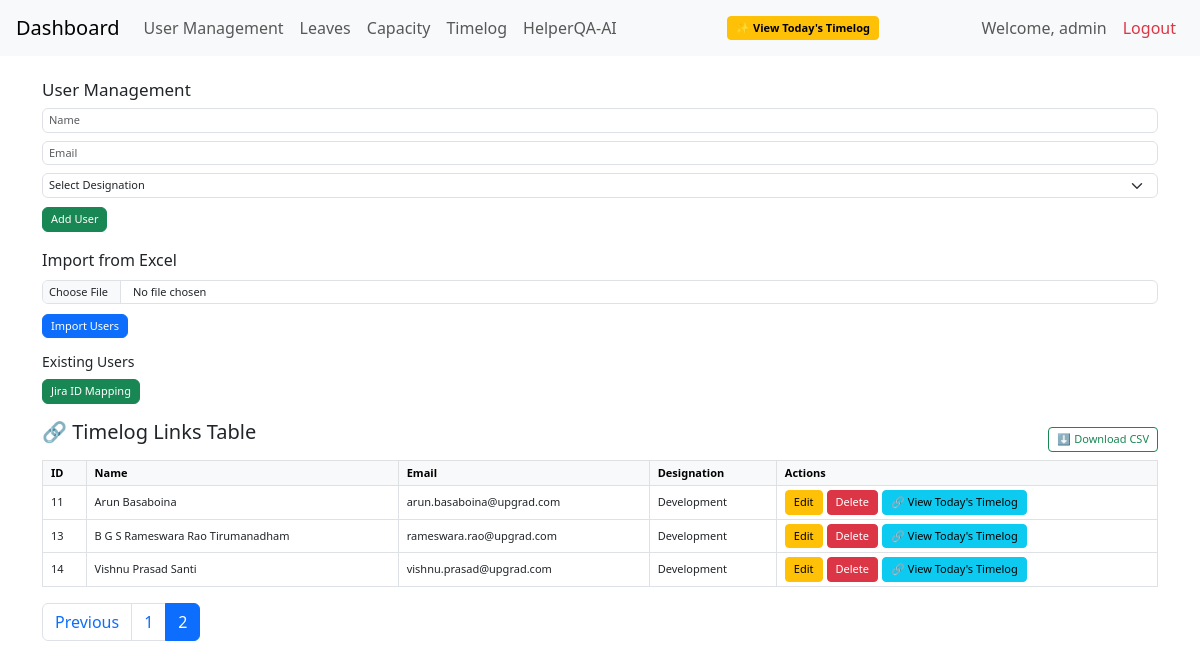
Page /users?page=2 (signed in) on the earlier database version.
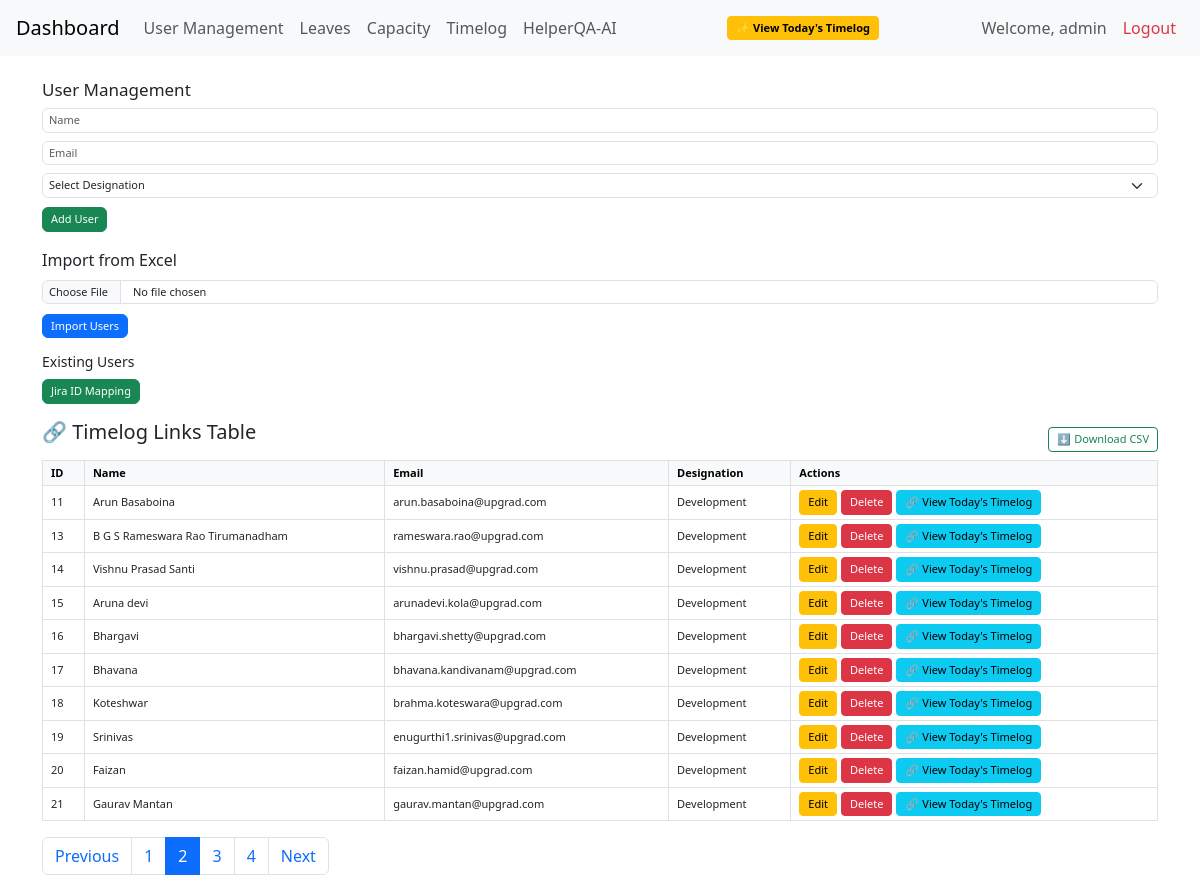
Same page on the later database version.
### app.py (models this page shows)
class User(db.Model):
    id = db.Column(db.Integer, primary_key=True)
    name = db.Column(db.String(100))
    email = db.Column(db.String(100))
    designation = db.Column(db.String(100))
    jira_account_id = db.Column(db.String(100))
    role = db.Column(db.String(50), default='Team Member')

### app.py (the view, shortened to what this page needs)
@app.route('/users', methods=['GET', 'POST'])
def users():
    page = int(request.args.get('page', 1))
    per_page = 10
    pagination = User.query.paginate(page=page, per_page=per_page)
    return render_template('users.html', users=pagination.items, pagination=pagination)

### app.py (called while the page is built)
@app.before_request
def require_login():
    if 'logged_in' not in session and request.endpoint not in ['login', 'static','HelperQA_AI','generate_testcases','timelog_today']:
        return redirect('/login')

### templates/users.html (shortened to what this page needs)
{% extends 'base.html' %}
{% block content %}
<h2>User Management</h2>
<form method="POST" class="mb-3">
  <input type="text" name="name" placeholder="Name" class="form-control mb-2" required>
  <input type="email" name="email" placeholder="Email" class="form-control mb-2" required>
  <select name="designation" class="form-select mb-2" required>
    <option value="">Select Designation</option>
  </select>
  <button type="submit" class="btn btn-success">Add User</button>
</form>
<form method="POST" action="/import-users" enctype="multipart/form-data" class="mb-3">
  <label for="excel_file" class="form-label">Import from Excel</label>
  <input type="file" name="excel_file" accept=".xlsx" class="form-control mb-2" required>
  <button type="submit" class="btn btn-primary">Import Users</button>
</form>
<h4>Existing Users</h4>
<a href="/update-jira-id" class="btn btn-success mb-3">Jira ID Mapping</a>
<div class="d-flex justify-content-between align-items-center">
  <h5 class="mb-3">🔗 Timelog Links Table</h5>
  <a href="{{ url_for('export_timelog_links') }}" class="btn btn-outline-success btn-sm">⬇️ Download CSV</a>
</div>
<table class="table table-bordered align-middle">
  <thead class="table-light">
    <tr>
      <th>ID</th>
      <th>Name</th>
      <th>Email</th>
      <th>Designation</th>
      <th>Actions</th>
    </tr>
  </thead>
  <tbody>
    {% for user in users %}
    <tr>
      <td>{{ user.id }}</td>
      <td>{{ user.name }}</td>
      <td>{{ user.email }}</td>
      <td>{{ user.designation }}</td>
      <td>
        <div class="d-flex flex-wrap gap-1">
          <a href="/users/edit/{{ user.id }}" class="btn btn-warning btn-sm">Edit</a>
          <a href="/users/delete/{{ user.id }}" class="btn btn-danger btn-sm" onclick="return confirm('Are you sure you want to delete {{ user.name }}?')">Delete</a>
          <a href="{{ url_for('timelog_today', user_email=user.email) }}" target="_blank" class="btn btn-info btn-sm">🔗 View Today's Timelog</a>
        </div>
      </td>
    </tr>
    {% endfor %}
  </tbody>
</table>
{% if pagination %}
<nav>
  <ul class="pagination">
    {% if pagination.has_prev %}
    <li class="page-item"><a class="page-link" href="{{ url_for('users', page=pagination.prev_num) }}">Previous</a></li>
    {% endif %}
    {% for p in pagination.iter_pages() %}
      {% if p %}
        <li class="page-item {% if p == pagination.page %}active{% endif %}">
          <a class="page-link" href="{{ url_for('users', page=p) }}">{{ p }}</a>
        </li>
      {% endif %}
    {% endfor %}
    {% if pagination.has_next %}
    <li class="page-item"><a class="page-link" href="{{ url_for('users', page=pagination.next_num) }}">Next</a></li>
    {% endif %}
  </ul>
</nav>
{% endif %}
{% endblock %}

### templates/base.html (shortened to what this page needs)
<!DOCTYPE html>
<html lang="en">
<head>
  <link href="https://cdn.jsdelivr.net/npm/bootstrap@5.3.0/dist/css/bootstrap.min.css" rel="stylesheet" />
  <link href="https://cdn.jsdelivr.net/npm/bootstrap-icons@1.10.5/font/bootstrap-icons.css" rel="stylesheet">
  <link rel="stylesheet" href="https://cdn.jsdelivr.net/npm/bootstrap-select@1.14.0-beta3/dist/css/bootstrap-select.min.css" />
  <link rel="stylesheet" href="https://cdnjs.cloudflare.com/ajax/libs/github-markdown-css/5.2.0/github-markdown-light.min.css" />
  <link rel="stylesheet" href="https://cdnjs.cloudflare.com/ajax/libs/github-markdown-css/5.2.0/github-markdown-light.min.css">
</head>
<body>
<nav class="navbar navbar-expand-lg navbar-light bg-light px-3">
  <a class="navbar-brand" href="/">Dashboard</a>
  <div class="collapse navbar-collapse justify-content-between">
    <ul class="navbar-nav">
      <li class="nav-item"><a class="nav-link" href="/users">User Management</a></li>
      <li class="nav-item"><a class="nav-link" href="/leave-calendar">Leaves</a></li>
      <li class="nav-item"><a class="nav-link" href="/capacity">Capacity</a></li>
      <li class="nav-item"><a class="nav-link" href="/timelog">Timelog</a></li>
      <li class="nav-item"><a class="nav-link" href="{{ url_for('HelperQA_AI') }}">HelperQA-AI</a></li>
         </ul>
         <a href="{{ url_for('timelog_today') }}" class="btn btn-warning btn-sm fw-bold sparkle-button">
          ✨ View Today's Timelog
        </a>
    {% if session.get('logged_in') %}
    <ul class="navbar-nav align-items-center">
      <li class="nav-item me-2"><span class="navbar-text">Welcome, admin</span></li>
      <li class="nav-item"><a class="nav-link text-danger" href="/logout">Logout</a></li>
    </ul>
    {% endif %}
  </div>
</nav>
<div class="container mt-4">
  {% block content %}{% endblock %}
</div>
</body>
</html>

### templates/base.html (style rules this page uses)
table, th, td { font-size: 11px; padding: 4px 8px !important; }
.form-control, .form-select { font-size: 11px; padding: 3px 6px; }
.btn { font-size: 11px; padding: 3px 8px; }
h2 { font-size: 17px; margin-bottom: 8px; }
h4 { font-size: 14px; margin-top: 15px; }
tr:nth-child(even) { background-color: #fdfdfd; }

Differences in the rows shown:
added User: id "15", name "Aruna devi", email "arunadevi.kola@upgrad.com", designation "Development"
added User: id "16", name "Bhargavi", email "bhargavi.shetty@upgrad.com", designation "Development"
added User: id "17", name "Bhavana", email "bhavana.kandivanam@upgrad.com", designation "Development"
added User: id "18", name "Koteshwar", email "brahma.koteswara@upgrad.com", designation "Development"
added User: id "19", name "Srinivas", email "enugurthi1.srinivas@upgrad.com", designation "Development"
added User: id "20", name "Faizan", email "faizan.hamid@upgrad.com", designation "Development"
added User: id "21", name "Gaurav Mantan", email "gaurav.mantan@upgrad.com", designation "Development"
Other differences:
new list line: "3"
new list line: "4"
text now shown: "Next"
